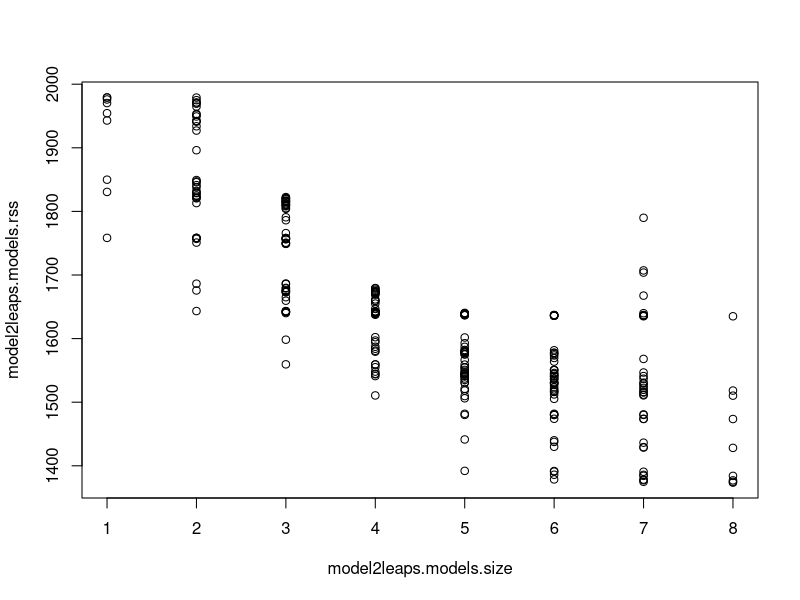
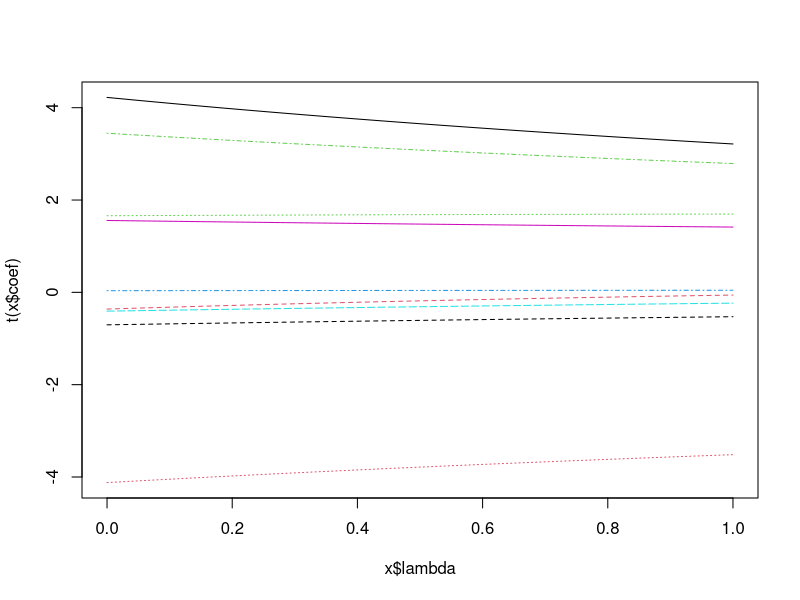
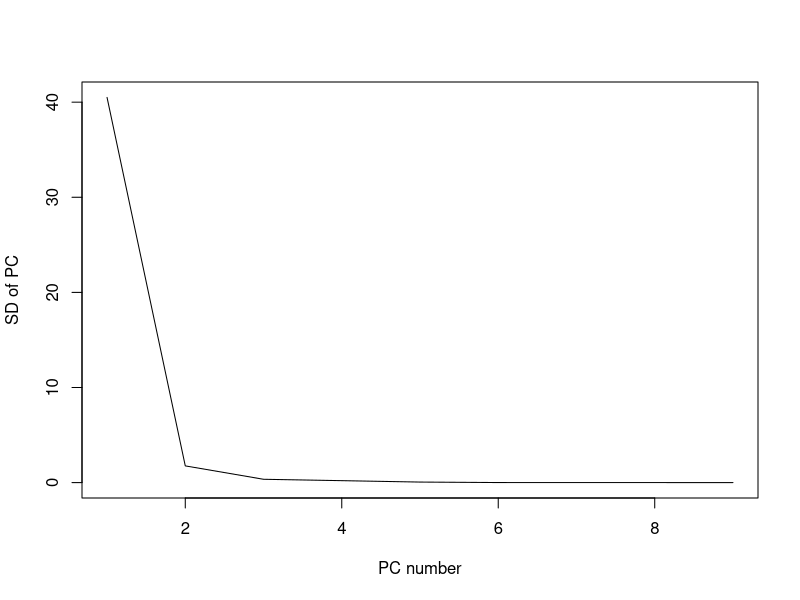

Reproduce these figures in R, in order.
rm(list=ls())	

library(readxl)
kbeData <- read_excel("kbeData.xlsx")

#Linear Regression
n = dim(kbeData)[1]
n1 = round(n/10)
set.seed(20180522)
flag = sort(sample(1:n,n1))
kbeTrain = kbeData[-flag,]
kbeTest = kbeData[flag,]

meanY = mean(kbeTrain$Returns)
meanX = colMeans(kbeTrain[2:10])
model1 = lm(kbeTrain$Returns ~ . , data = kbeTrain)
summary(model1)
MSEmod1 = mean( (resid(model1) )^2) 
MSEmod1
ytpred1 = predict(model1, kbeTest[, 2:10])
TE1 = mean((ytpred1 - kbeTest$Returns)^2)
TE1

#Best subset cases of 4, 5, 6  ------> Best One is 5
library(leaps)
model2leaps <- regsubsets(Returns ~ ., data= kbeTrain, nbest= 50, really.big= TRUE); 
model2leaps.models <- summary(model2leaps)$which
model2leaps.models.size <- as.numeric(attr(model2leaps.models, "dimnames")[[1]])
model2leaps.models.rss <- summary(model2leaps)$rss
plot(model2leaps.models.size, model2leaps.models.rss);
model2leaps.models.best.rss <- tapply(model2leaps.models.rss, model2leaps.models.size, min);
model2leaps0 <- lm( Returns ~ 1, data = kbeTrain); 
model2leaps.models.best.rss <- c( sum(resid(model2leaps0)^2), model2leaps.models.best.rss); 

#model size 4
op2 <- which(model2leaps.models.size == 4); 
flag2 <- op2[which.min(model2leaps.models.rss[op2])]; 
mod2autopick <- model2leaps.models[flag2,]; 
mod2X <- paste(names(mod2autopick)[mod2autopick][-1], collapse="+"); 
mod2form <- paste ("Returns ~", mod2X);
model2 <- lm(as.formula(mod2form), data= kbeTrain); 
summary(model2)
MSEmod2 <- mean(resid(model2)^2);
MSEmod2
pred2 <- predict(model2, kbeTest[, 2:10]);
TE2model4<-   mean((pred2 - kbeTest$Returns)^2);
TE2model4

#model size 5
op2 <- which(model2leaps.models.size == 5); 
flag2 <- op2[which.min(model2leaps.models.rss[op2])]; 
mod2autopick <- model2leaps.models[flag2,]; 
mod2X <- paste(names(mod2autopick)[mod2autopick][-1], collapse="+"); 
mod2form <- paste ("Returns ~", mod2X);
model2 <- lm(as.formula(mod2form), data= kbeTrain); 
summary(model2)
MSEmod2 <- mean(resid(model2)^2);
MSEmod2
pred2 <- predict(model2, kbeTest[, 2:10]);
TE2model5 <-   mean((pred2 - kbeTest$Returns)^2);
TE2model5

#model size 6
op2 <- which(model2leaps.models.size == 6); 
flag2 <- op2[which.min(model2leaps.models.rss[op2])]; 
mod2autopick <- model2leaps.models[flag2,]; 
mod2X <- paste(names(mod2autopick)[mod2autopick][-1], collapse="+"); 
mod2form <- paste ("Returns ~", mod2X);
model2 <- lm(as.formula(mod2form), data= kbeTrain); 
summary(model2)
MSEmod2 <- mean(resid(model2)^2);
MSEmod2
pred2 <- predict(model2, kbeTest[, 2:10]);
TE2model6 <-   mean((pred2 - kbeTest$Returns)^2);
TE2model6


##Stepwise Search AIC Criteria 
model3 <- step(lm(Returns ~ ., data = kbeTrain))
summary(model3)
MSEmod3 <- mean(resid(model3)^2);
MSEmod3
ytpred3 <- predict(model3, kbeTest[, 2:10])
TE3 <- mean( (ytpred3 - kbeTest$Returns)^2)
TE3

##Ridge Regression
library(MASS)
model4 <- lm.ridge(Returns ~., data = kbeTrain, lambda= seq(0,1,0.01))
plot(model4) 
lambdaopt <- which.min(model4$GCV)
model4.coef <- coef(model4)[lambdaopt,]
round(model4.coef, 6)
rig1coef <- model4$coef[,lambdaopt];
rig1intercepts <- model4$ym - sum(model4$xm * (rig1coef / model4$scales)); 
pred4a <- scale(kbeTrain[,2:10], center = F, scale = model4$scales)%*%  rig1coef + rig1intercepts;
MSEmod4 <- mean( (pred4a - kbeTrain$Returns)^2);
MSEmod4
pred4b <- scale(kbeTest[,2:10], center = F, scale = model4$scales)%*%  rig1coef + rig1intercepts;
TE4 <- mean( (pred4b - kbeTest$Returns)^2);
TE4

#Lasso not working

#Principal Component Analysis
kbeTrain_pca <- prcomp(kbeTrain[,2:10]);  
round(kbeTrain_pca$sdev,4)
plot(kbeTrain_pca$sdev,type="l", ylab="SD of PC", xlab="PC number")
model6 <- lm(Returns ~ kbeTrain_pca$x[,1:5], data = kbeTrain)
coef6 <- kbeTrain_pca$rot[,1:5] %*% model6$coef[-1]; 
coef6
beta0_mod6 = meanY - t(coef6) %*% meanX
beta0_mod6
library(pls)
yhat6 <- pcr(Returns ~ ., data=kbeTrain, validation="CV");
ypred6a = predict(yhat6, ncomp = 5, newdata = kbeTrain[2:10]);
MSEmod6 = mean( (ypred6a - kbeTrain$Returns)^2); 
MSEmod6; 
ypred6b <- predict(yhat6, ncomp = 5, newdata = kbeTest[2:10]); 
TE6 <- mean( (ypred6b - kbeTest$Returns)^2); 
TE6; 

#Partial Least Squares
library(pls)
model7 <- plsr(Returns ~ ., data = kbeTrain, validation="CV");
summary(model7)
mod7ncompopt <- which.min(model7$validation$adj)
mod7ncompopt
coef7 = coef(model7, ncomp=mod7ncompopt)
round(coef7,6)
beta0_mod7 = meanY - coef7 %*% meanX
beta0_mod7
ypred7a <- predict(model7, ncomp=mod7ncompopt, newdata = kbeTrain[2:10]);
MSEmod7 <- mean( (ypred7a - kbeTrain$Returns)^2); 
MSEmod7 
ypred7b <- predict(model7, ncomp=mod7ncompopt, newdata = kbeTest[2:10]);
TE7 <- mean( (ypred7b - kbeTest$Returns)^2); 
TE7



TE1
TE2model4
TE2model5
TE2model6
TE3
TE4
TE6
TE7
